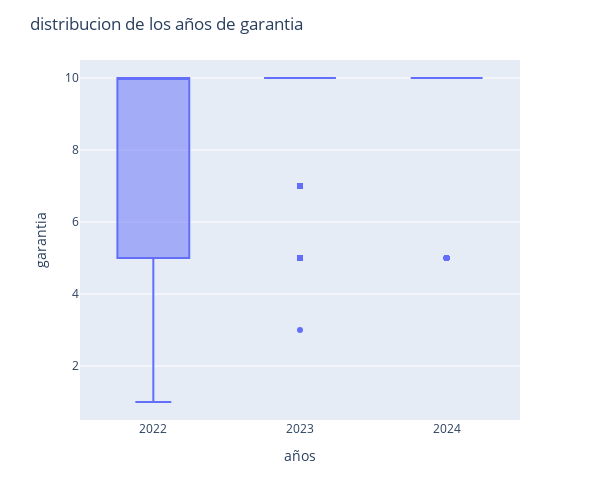

Source (notebook cell):
### Markdown cell above
¿Cuál es la distribución de la duración de la garantía de los productos a lo largo de los años analizados?

### Code cell
fig = px.box(unificada, x="año", y="rma_years_garantia")
fig.update_layout(uniformtext_minsize=8, uniformtext_mode='hide')
fig.update_layout(yaxis=dict(tickformat=",d"), xaxis=dict(tickmode='linear'))

fig.update_layout(title='distribucion de los años de garantia',
                  yaxis_title='garantia',
                  xaxis_title='años')



fig.update_layout(width=600, height=500)
fig.show()

### Figure 1 — Plotly figure (JSON) as saved in the notebook; plotly's stock layout.template omitted (floating-point values rounded to 4 significant figures; data arrays with more than 128 entries replaced by an {"elided": "..."} marker saying what was removed)
{"data": [{"alignmentgroup": "True", "hovertemplate": "año=%{x}<br>rma_years_garantia=%{y}<extra></extra>", "legendgroup": "", "marker": {"color": "#636efa"}, "name": "", "notched": false, "offsetgroup": "", "orientation": "v", "showlegend": false, "type": "box", "x": {"elided": "5699 int values"}, "x0": " ", "xaxis": "x", "y": {"elided": "5699 int values"}, "y0": " ", "yaxis": "y"}], "layout": {"boxmode": "group", "height": 500, "legend": {"tracegroupgap": 0}, "margin": {"t": 60}, "title": {"text": "distribucion de los años de garantia"}, "uniformtext": {"minsize": 8, "mode": "hide"}, "width": 600, "xaxis": {"anchor": "y", "domain": [0, 1], "tickmode": "linear", "title": {"text": "años"}}, "yaxis": {"anchor": "x", "domain": [0, 1], "tickformat": ",d", "title": {"text": "garantia"}}}}
